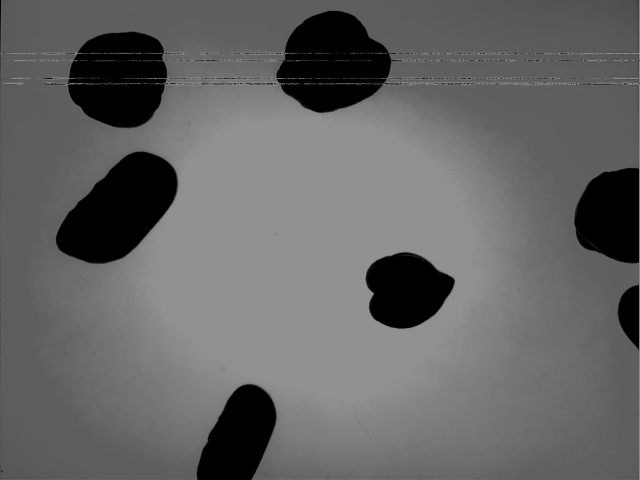
#> input picture 02__Project2/imgs/000001.bmp, 640 x 480 px
$ python -i gui_app2.py   (imports and definitions only)   (older library calls are emulated)
#> lines starting #> are read from the running program, lines starting #| are printed output that depends on the picture; after the words box and inside, x2 and y2 are one past the last pixel; in counts of white or black regions, pixels touching at a corner belong together
#> further down, picture is the input picture: shape (480, 640, 3); min 0, max 146, mean 101.1
# app.py
import tkinter as tk
from tkinter import filedialog, messagebox, ttk
from PIL import Image, ImageTk
import cv2
import numpy as np
import pandas as pd
import pickle
import os
from skimage.feature import graycomatrix, graycoprops
from scipy.stats import skew, multivariate_normal
from sklearn.feature_selection import SelectKBest, f_classif
from sklearn.neighbors import KNeighborsClassifier

# ---------------------------------------------
# Classifier utility functions
# ---------------------------------------------

# [22 lines left out: functions load_training_data, save_training_data, not called in this run]

### ----------------------------------------------------------------------------------------------------------------------------------------------------------------- ###
### --------------------------- Functions  -------------------------------------------------------------------------------------------------------------------------- ###
### ----------------------------------------------------------------------------------------------------------------------------------------------------------------- ###

def pre_process_and_extract_features(image):
    """Given a BGR image, perform preprocessing, contour extraction and feature extraction.
       Returns a list of feature dictionaries (one per detected object) and contours."""

    kernel_size = 5
    gray_img = cv2.cvtColor(image, cv2.COLOR_BGR2GRAY)
    median_img = cv2.medianBlur(gray_img, kernel_size)
    if len(median_img.shape) == 3:
        median_img = cv2.cvtColor(median_img, cv2.COLOR_BGR2GRAY)
    otsu_threshold, binary_img = cv2.threshold(median_img, 0, 255, cv2.THRESH_BINARY + cv2.THRESH_OTSU)
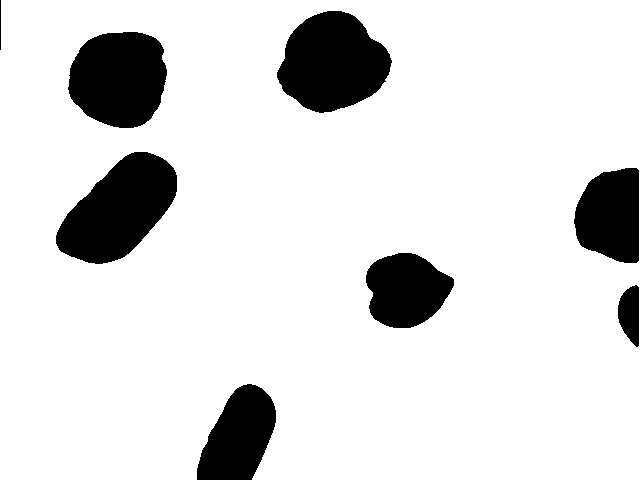
#> binary_img: shape (480, 640); 86.9% white; 8 black regions
#> otsu_threshold = 58
    contours, _ = cv2.findContours(binary_img, cv2.RETR_EXTERNAL, cv2.CHAIN_APPROX_SIMPLE)
#> contours = 1 contour; box (x1, y1, x2, y2) and area: (0, 0, 640, 480) 300798

    features = []
    for i, contour in enumerate(contours):

        ### -------------------------------------------------------------------------------- ###
        ### --------------------------- Simple features            ------------------------- ###
        ### -------------------------------------------------------------------------------- ###

        #1) Feature 1 - area
        area = cv2.contourArea(contour)

        #2) Feature 2 - perimeter
        perimeter = cv2.arcLength(contour, True)

        #3) Feature 3 - centroid
        M = cv2.moments(contour)
        if M["m00"] != 0:
            centroid = (int(M["m10"]/M["m00"]), int(M["m01"]/M["m00"]))
        else:
            centroid = (0, 0)

        #4) Feature 4 - Mean colour
        mask = np.zeros(binary_img.shape, dtype="uint8")
        cv2.drawContours(mask, [contour], -1, 255, -1)
        mean_color = cv2.mean(image, mask=mask)

        ### -------------------------------------------------------------------------------- ###
        ### --------------------------- Complex features            ------------------------ ###
        ### -------------------------------------------------------------------------------- ###

        #5) Feature 5 - Rotated rectangle
        rotated_rect = cv2.minAreaRect(contour)
        rotated_box = cv2.boxPoints(rotated_rect)
        rotated_box = rotated_box.astype(np.intp)
        w_rot, h_rot = rotated_rect[1]

        #6) Feature 6 - Aspect ratio
        aspect_ratio = float(min(w_rot, h_rot)) / max(w_rot, h_rot) if min(w_rot, h_rot) != 0 else 0

        #7) Feature 7 - Extent
        extent = area / (w_rot * h_rot) if (w_rot * h_rot) != 0 else 0

        #8) Feature 8 - Circularity
        circularity = (4 * np.pi * area) / (perimeter ** 2) if perimeter != 0 else 0

        #9) Feature 9 - Hu moments
        hu_moments = cv2.HuMoments(M).flatten()

        #10) Feature 10 - Major and minor axis lengths
        if len(contour) >= 5:
            ellipse = cv2.fitEllipse(contour)
            major_axis = max(ellipse[1])
            minor_axis = min(ellipse[1])
        else:
            major_axis, minor_axis = 0, 0

        #11) Feature 11 - Color standard deviation and skewness
        color_moments = {}
        for idx, channel in enumerate(cv2.split(image)):
            channel_vals = channel[mask == 255]
            if channel_vals.size > 0:
                channel_std = np.std(channel_vals)
                channel_skew = skew(channel_vals.astype(np.float64))
            else:
                channel_mean, channel_std, channel_skew = 0, 0, 0
            color_moments[f'channel_{idx}'] = {'std': channel_std, 'skewness': channel_skew}


        #12) Feature 12 - Texture features using GLCM
        box_center = rotated_rect[0]
        box_size = rotated_rect[1]
        angle = rotated_rect[2]
        if angle < -45:
            angle += 90
            box_size = (box_size[1], box_size[0])
        rotation_matrix = cv2.getRotationMatrix2D(box_center, angle, 1.0)
        rotated_gray = cv2.warpAffine(gray_img, rotation_matrix, (gray_img.shape[1], gray_img.shape[0]))
        roi = cv2.getRectSubPix(rotated_gray, (int(box_size[0]), int(box_size[1])), box_center)
        roi_quant = (roi // 16).astype(np.uint8)
        glcm = graycomatrix(roi_quant, distances=[1], angles=[0], levels=16, symmetric=True, normed=True)
        texture_features = {
            'contrast': graycoprops(glcm, 'contrast')[0, 0],
            'correlation': graycoprops(glcm, 'correlation')[0, 0],
            'energy': graycoprops(glcm, 'energy')[0, 0],
            'homogeneity': graycoprops(glcm, 'homogeneity')[0, 0]
        }

        feat = {
            "object": i + 1,
            "area": area,
            "perimeter": perimeter,
            "centroid": centroid,
            "mean_color": mean_color,
            "aspect_ratio": aspect_ratio,
            "extent": extent,
            "circularity": circularity,
            "hu_moments": hu_moments.tolist(),
            "major_axis": major_axis,
            "minor_axis": minor_axis,
            "color_moments": color_moments,
            "texture": texture_features,
            "rotated_box": rotated_box
        }
        features.append(feat)
#> this loop made 1 pass
#> (area, perimeter, centroid, mean_color, rotated_rect, rotated_box, w_rot, h_rot) on pass 1: (300798.5, 2423.9, (320, 236), (102.8, 102.8, 102.8, 0), ((319.5, 239.5), (479, 639), -90), [[639, 479], [0, 479], [0, 0], [639, 0]], 479, 639)
#> pass 1, in pre_process_and_extract_features, `roi_quant = (roi // 16).astype(np.uint8)`:
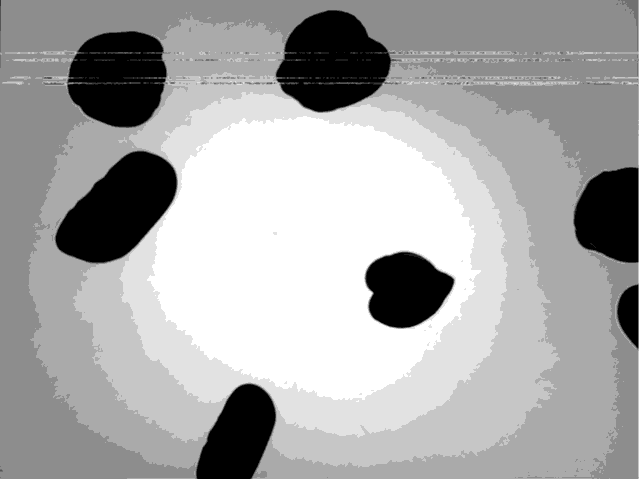
#> roi_quant: shape (479, 639); min 0, max 9, mean 5.93; drawn with min black and max white
#> after the loop:
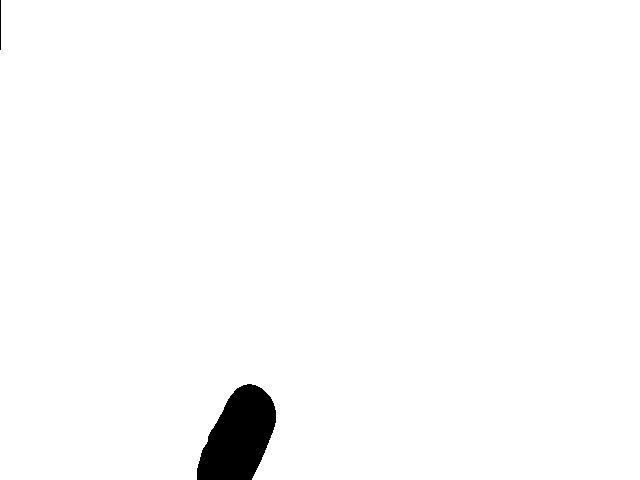
#> mask: shape (480, 640); 98.3% white; 2 black regions, box (x1, y1, x2, y2) and area: (197, 384, 276, 480) 5157, (0, 0, 1, 50) 50
#> after the loop, features = 1 item
    return features, contours

# [296 lines left out: functions draw_boxes, manual_labeling, flatten_features, select_features_by_correlation, train_classifier, train_classifier_bayes_naive and 8 more, not called in this run]


### -------------------------------------------------------------------------------- ###
### --------------------------- GUI APPLICATION             ------------------------ ###
### -------------------------------------------------------------------------------- ###

class Application(tk.Tk):
    # [187 lines left out: functions __init__, _build_ui, select_training_file, import_labels, save_labels, select_training_images and 4 more, not called in this run]

# [3 lines not run here, left out]

>>> import cv2
>>> picture = cv2.imread('../imgs/000001.bmp')
>>> result = pre_process_and_extract_features(picture)

$ run again, on 02__Project2/imgs/000002.bmp
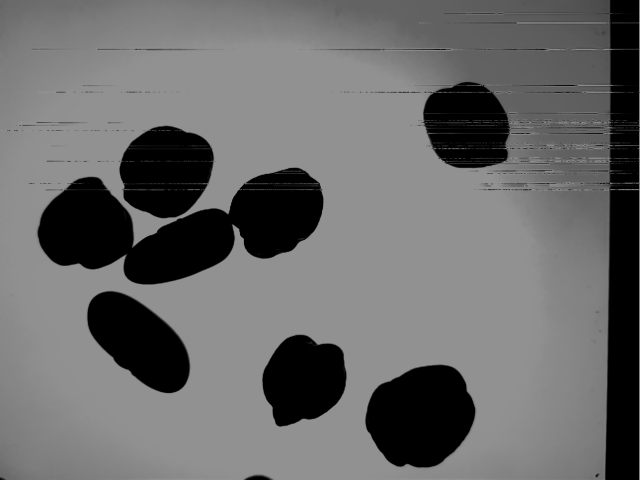
#> input picture 02__Project2/imgs/000002.bmp, 640 x 480 px
#> picture is the input picture: shape (480, 640, 3); min 0, max 146, mean 105.8
#> in pre_process_and_extract_features, `otsu_threshold, binary_img = cv2.threshold(median_img, 0, 255, cv2.THR..`:
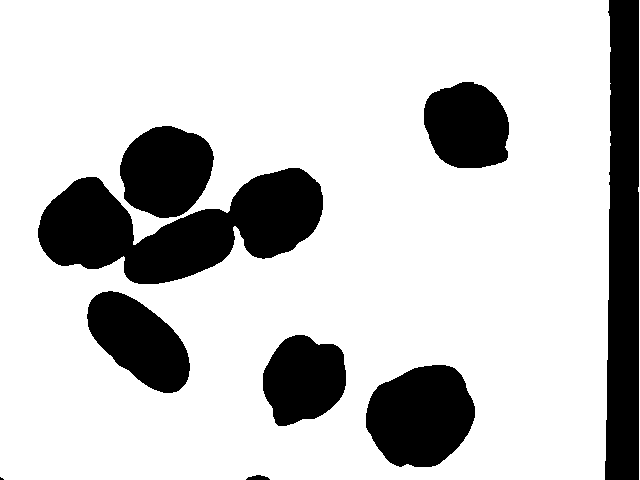
#> binary_img: shape (480, 640); 78.5% white; 9 black regions (1 under 20 px)
#> otsu_threshold = 68
#> contours = 2 contours, 1 with area under 20; largest, box (x1, y1, x2, y2) and area: (0, 0, 611, 480) 290968
#> the loop in pre_process_and_extract_features, `for i, contour in enumerate(contours):` made 2 passes
#> (area, perimeter, centroid, mean_color, rotated_rect, rotated_box, w_rot, h_rot) on pass 2: (290968.5, 2181.5, (303, 239), (110.9, 110.9, 110.9, 0), ((305, 239.5), (479, 610), -90), [[610, 479], [0, 479], [0, 0], [610, 0]], 479, 610)
#> after the loop in pre_process_and_extract_features, `for i, contour in enumerate(contours):`:
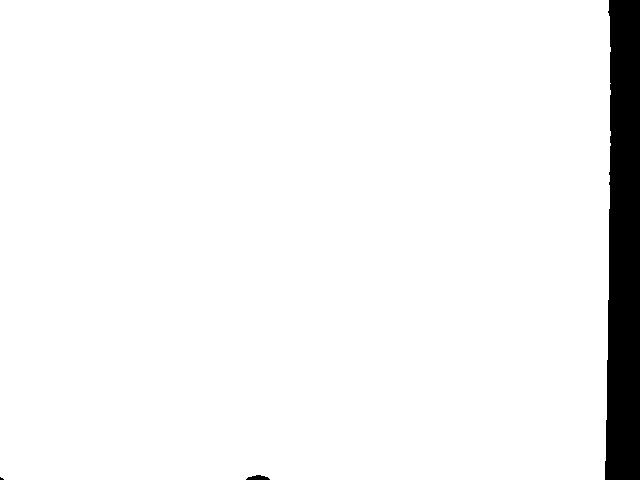
#> mask: shape (480, 640); 95.1% white; 3 black regions (1 under 20 px), largest, box (x1, y1, x2, y2) and area: (605, 0, 640, 480) 15055, (246, 475, 270, 480) 84
#> after the loop in pre_process_and_extract_features, `for i, contour in enumerate(contours):`: features = 2 items
